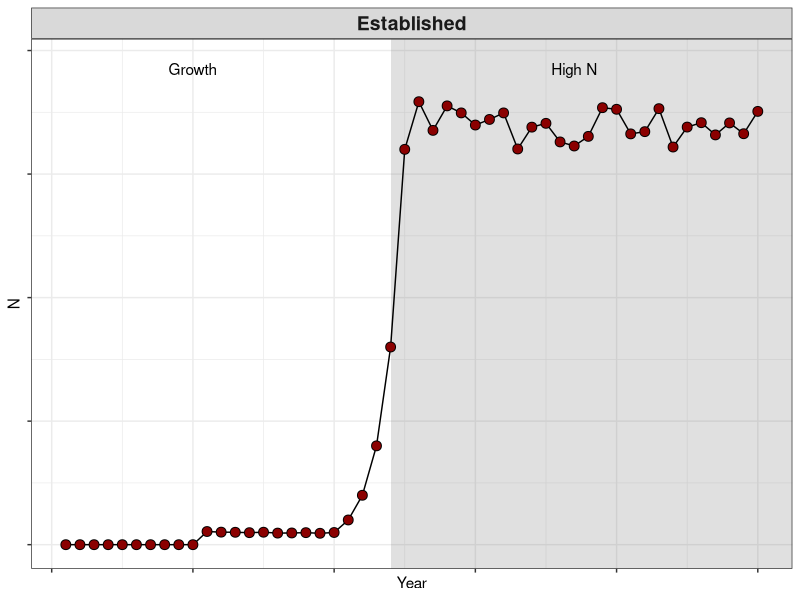
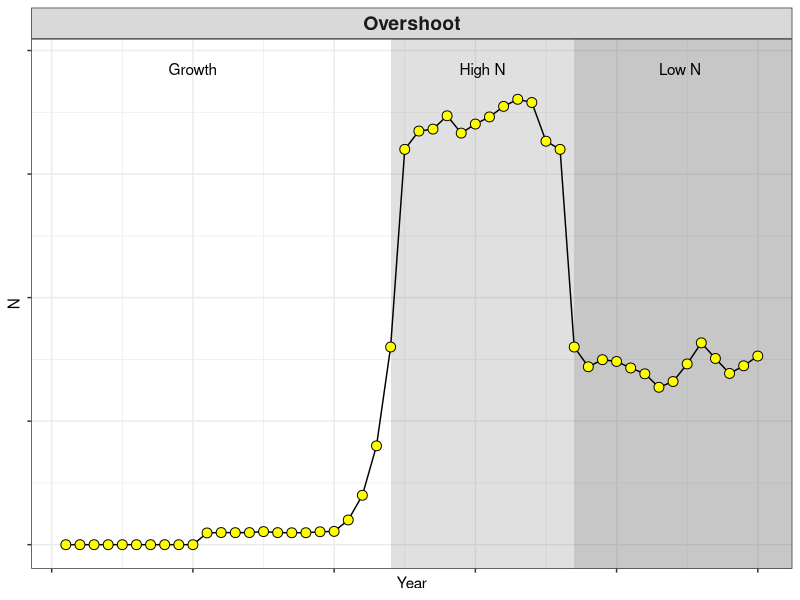
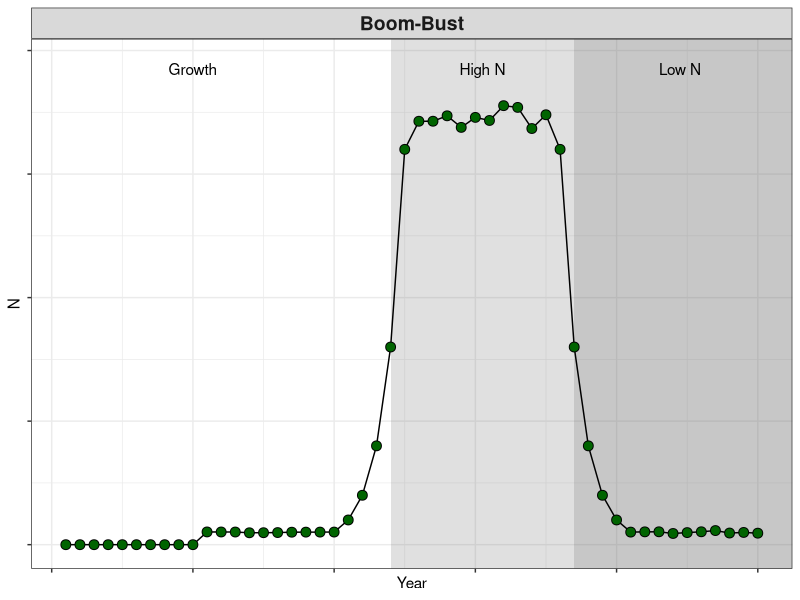
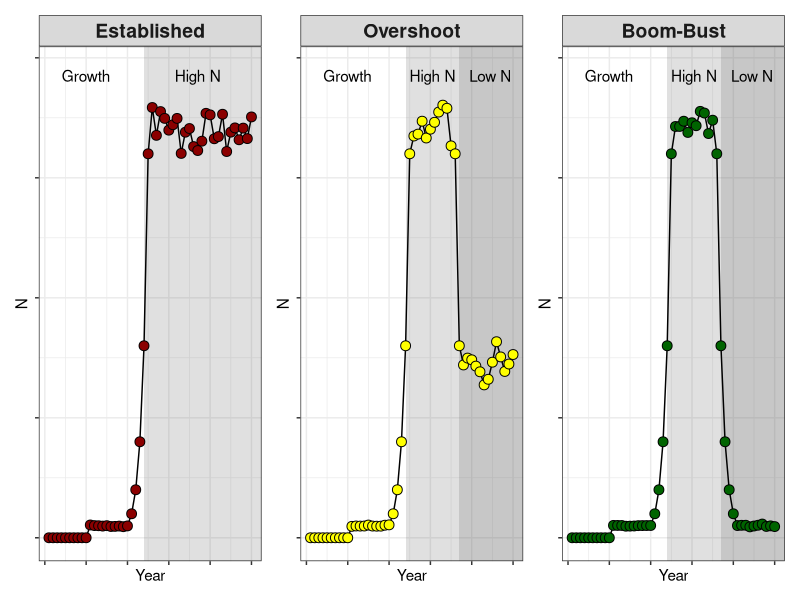

Recreate these plots in R, in order. (Note: this script raises an error after producing the figures.)
rm(list = ls())



library(tidyverse)
library(patchwork)
library(here)



sim_data <- tibble(N = c(c(rep(0, times = 10),
                         rnorm(10, mean = 2, sd = 0.1),
                         2^(2:6),
                         rnorm(10, 68, sd = 2),
                         2^(6:2),
                         rnorm(10, mean = 2, sd = 0.1)),
                         c(rep(0, times = 10),
                           rnorm(10, mean = 2, sd = 0.1),
                           2^(2:6),
                           rnorm(10, 68, sd = 2),
                           2^(6:5),
                           rnorm(13, 29, sd = 2)),
                         c(rep(0, times = 10),
                           rnorm(10, mean = 2, sd = 0.1),
                           2^(2:6),
                           rnorm(25, 68, sd = 2))),
                   Year = rep(1:50, times = 3),
                   Type = c(rep("Boom-Bust", times = 50),
                            rep("Overshoot", times = 50),
                            rep("Established", times = 50)))


phases <- tibble(Year_min = c(c(24),c(24,37),c(24,37)),
                 Year_max = c(c(Inf),c(37,Inf),c(37,Inf)),
                 N_max = rep(Inf, times = 5),
                 N_min = rep(-Inf, times = 5),
                 Type = c("Established","Overshoot","Overshoot",
                          "Boom-Bust","Boom-Bust"),
                 Phase = c("High Abundance","High Abundance","Collapse","High Abundance","Collapse"),
                 Year = rep(NA_real_, times = 5),
                 N = rep(NA_real_, times = 5))


p1 <- sim_data |> 
  filter(Type == "Established") |> 
  ggplot(aes(x = Year,y = N))+
  annotate('rect', xmin=24, xmax=Inf, ymin=-Inf, ymax=Inf, alpha=.2, fill='#666666')+
  geom_line()+
  geom_point(shape = 21,size = 3, fill = "darkred", show.legend = F)+
  facet_wrap(~factor(Type, levels = c("Established","Overshoot","Boom-Bust")))+
 # annotate(data = sim_data |> filter(Type %in% c("Overshoot","Boom-Bust")),
 #          'rect', xmin=37, xmax=Inf, ymin=-Inf, ymax=Inf, alpha=.2, fill='#666666')+
  scale_y_continuous(limits = c(0,78))+
  annotate("text", x = 10, y = 77, label = "Growth")+
  annotate("text", x = 37, y = 77, label = "High N")+
  theme_bw()+
  theme(strip.text = element_text(size = 14, face = "bold"),
        axis.text = element_blank())

  
p2 <- sim_data |> 
  filter(Type == "Overshoot") |> 
  ggplot(aes(x = Year,y = N))+
  annotate('rect', xmin=24, xmax=Inf, ymin=-Inf, ymax=Inf, alpha=.2, fill='#666666')+
  annotate('rect', xmin=37, xmax=Inf, ymin=-Inf, ymax=Inf, alpha=.2, fill='#666666')+
  geom_line()+
  geom_point(shape = 21,size = 3, fill = "yellow", show.legend = F)+
  facet_wrap(~factor(Type, levels = c("Established","Overshoot","Boom-Bust")))+
  scale_y_continuous(limits = c(0,78))+
  annotate("text", x = 10, y = 77, label = "Growth")+
  annotate("text", x = 30.5, y = 77, label = "High N")+
  annotate("text", x = 44.5, y = 77, label = "Low N")+
  theme_bw()+
  theme(strip.text = element_text(size = 14, face = "bold"),
        axis.text = element_blank())


p3 <- sim_data |> 
  filter(Type == "Boom-Bust") |> 
  ggplot(aes(x = Year,y = N))+
  annotate('rect', xmin=24, xmax=Inf, ymin=-Inf, ymax=Inf, alpha=.2, fill='#666666')+
  annotate('rect', xmin=37, xmax=Inf, ymin=-Inf, ymax=Inf, alpha=.2, fill='#666666')+
  geom_line()+
  geom_point(shape = 21,size = 3, fill = "darkgreen", show.legend = F)+
  facet_wrap(~factor(Type, levels = c("Established","Overshoot","Boom-Bust")))+
  annotate("text", x = 10, y = 77, label = "Growth")+
  annotate("text", x = 30.5, y = 77, label = "High N")+
  annotate("text", x = 44.5, y = 77, label = "Low N")+
  scale_y_continuous(limits = c(0,78))+
  theme_bw()+
  theme(strip.text = element_text(size = 14, face = "bold"),
        axis.text = element_blank())
  

panel1 <- p1+p2+p3

ggsave(plot = panel1, filename = here("output","illustration.png"), device = "png",
       units = "in", width = 24, height = 4)


p4 <- sim_data |> 
  filter(Type == "Established") |> 
  filter(Year < 26) |> 
  ggplot(aes(x = Year,y = N))+
  #annotate('rect', xmin=24, xmax=Inf, ymin=-Inf, ymax=Inf, alpha=.2, fill='#666666')+
  geom_line()+
  geom_point(shape = 21,size = 3, fill = "#333333", show.legend = F)+
  facet_wrap(~factor(Type, levels = c("Established"), labels = "Boom"))+
  # annotate(data = sim_data |> filter(Type %in% c("Overshoot","Boom-Bust")),
  #          'rect', xmin=37, xmax=Inf, ymin=-Inf, ymax=Inf, alpha=.2, fill='#666666')+
  scale_y_continuous(limits = c(0,78))+
  annotate("text", x = 10, y = 77, label = "Growth")+
  #annotate("text", x = 37, y = 77, label = "High N")+
  theme_bw()+
  theme(strip.text = element_text(size = 14, face = "bold"),
        axis.text = element_blank())

ggsave(plot = p4, filename = here("output","BoomOnly.png"), device = "png",
       units = "in", width = 12/3, height = 4)
